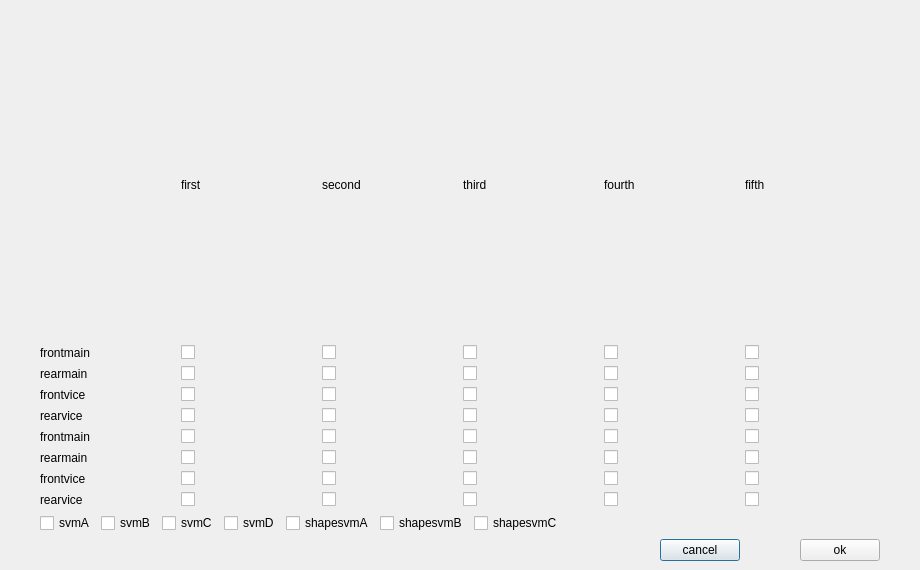
<?xml version="1.0" encoding="UTF-8"?>
<ui version="4.0">
 <class>SetSvmUseDialog</class>
 <widget class="QDialog" name="SetSvmUseDialog">
  <property name="geometry">
   <rect>
    <x>0</x>
    <y>0</y>
    <width>920</width>
    <height>570</height>
   </rect>
  </property>
  <property name="windowTitle">
   <string notr="true">Dialog</string>
  </property>
  <layout class="QVBoxLayout" name="verticalLayout" stretch="4,1,1">
   <property name="spacing">
    <number>6</number>
   </property>
   <property name="leftMargin">
    <number>40</number>
   </property>
   <property name="topMargin">
    <number>30</number>
   </property>
   <property name="rightMargin">
    <number>40</number>
   </property>
   <property name="bottomMargin">
    <number>9</number>
   </property>
   <item>
    <layout class="QGridLayout" name="gridLayout">
     <item row="0" column="1">
      <widget class="QLabel" name="timesLbl1">
       <property name="text">
        <string notr="true">first</string>
       </property>
      </widget>
     </item>
     <item row="0" column="2">
      <widget class="QLabel" name="timesLbl2">
       <property name="text">
        <string notr="true">second</string>
       </property>
      </widget>
     </item>
     <item row="0" column="3">
      <widget class="QLabel" name="timesLbl3">
       <property name="text">
        <string notr="true">third</string>
       </property>
      </widget>
     </item>
     <item row="0" column="4">
      <widget class="QLabel" name="timesLbl4">
       <property name="text">
        <string notr="true">fourth</string>
       </property>
      </widget>
     </item>
     <item row="0" column="5">
      <widget class="QLabel" name="timesLbl5">
       <property name="text">
        <string notr="true">fifth</string>
       </property>
      </widget>
     </item>
     <item row="1" column="0">
      <widget class="QLabel" name="viewLbl1">
       <property name="text">
        <string notr="true">frontmain</string>
       </property>
      </widget>
     </item>
     <item row="1" column="1">
      <widget class="QCheckBox" name="checkBoxfm1">
       <property name="text">
        <string notr="true"/>
       </property>
      </widget>
     </item>
     <item row="1" column="2">
      <widget class="QCheckBox" name="checkBoxfm2">
       <property name="text">
        <string notr="true"/>
       </property>
      </widget>
     </item>
     <item row="1" column="3">
      <widget class="QCheckBox" name="checkBoxfm3">
       <property name="text">
        <string notr="true"/>
       </property>
      </widget>
     </item>
     <item row="1" column="4">
      <widget class="QCheckBox" name="checkBoxfm4">
       <property name="text">
        <string notr="true"/>
       </property>
      </widget>
     </item>
     <item row="1" column="5">
      <widget class="QCheckBox" name="checkBoxfm5">
       <property name="text">
        <string notr="true"/>
       </property>
      </widget>
     </item>
     <item row="2" column="0">
      <widget class="QLabel" name="viewLbl2">
       <property name="text">
        <string notr="true">rearmain</string>
       </property>
      </widget>
     </item>
     <item row="2" column="1">
      <widget class="QCheckBox" name="checkBoxrm1">
       <property name="text">
        <string notr="true"/>
       </property>
      </widget>
     </item>
     <item row="2" column="2">
      <widget class="QCheckBox" name="checkBoxrm2">
       <property name="text">
        <string notr="true"/>
       </property>
      </widget>
     </item>
     <item row="2" column="3">
      <widget class="QCheckBox" name="checkBoxrm3">
       <property name="text">
        <string notr="true"/>
       </property>
      </widget>
     </item>
     <item row="2" column="4">
      <widget class="QCheckBox" name="checkBoxrm4">
       <property name="text">
        <string notr="true"/>
       </property>
      </widget>
     </item>
     <item row="2" column="5">
      <widget class="QCheckBox" name="checkBoxrm5">
       <property name="text">
        <string notr="true"/>
       </property>
      </widget>
     </item>
     <item row="3" column="0">
      <widget class="QLabel" name="viewLbl3">
       <property name="text">
        <string notr="true">frontvice</string>
       </property>
      </widget>
     </item>
     <item row="3" column="1">
      <widget class="QCheckBox" name="checkBoxfv1">
       <property name="text">
        <string notr="true"/>
       </property>
      </widget>
     </item>
     <item row="3" column="2">
      <widget class="QCheckBox" name="checkBoxfv2">
       <property name="text">
        <string notr="true"/>
       </property>
      </widget>
     </item>
     <item row="3" column="3">
      <widget class="QCheckBox" name="checkBoxfv3">
       <property name="text">
        <string notr="true"/>
       </property>
      </widget>
     </item>
     <item row="3" column="4">
      <widget class="QCheckBox" name="checkBoxfv4">
       <property name="text">
        <string notr="true"/>
       </property>
      </widget>
     </item>
     <item row="3" column="5">
      <widget class="QCheckBox" name="checkBoxfv5">
       <property name="text">
        <string notr="true"/>
       </property>
      </widget>
     </item>
     <item row="4" column="0">
      <widget class="QLabel" name="viewLbl4">
       <property name="text">
        <string notr="true">rearvice</string>
       </property>
      </widget>
     </item>
     <item row="4" column="1">
      <widget class="QCheckBox" name="checkBoxrv1">
       <property name="text">
        <string notr="true"/>
       </property>
      </widget>
     </item>
     <item row="4" column="2">
      <widget class="QCheckBox" name="checkBoxrv2">
       <property name="text">
        <string notr="true"/>
       </property>
      </widget>
     </item>
     <item row="4" column="3">
      <widget class="QCheckBox" name="checkBoxrv3">
       <property name="text">
        <string notr="true"/>
       </property>
      </widget>
     </item>
     <item row="4" column="4">
      <widget class="QCheckBox" name="checkBoxrv4">
       <property name="text">
        <string notr="true"/>
       </property>
      </widget>
     </item>
     <item row="4" column="5">
      <widget class="QCheckBox" name="checkBoxrv5">
       <property name="text">
        <string notr="true"/>
       </property>
      </widget>
     </item>
     <item row="5" column="0">
      <widget class="QLabel" name="viewLbl1_2">
       <property name="text">
        <string notr="true">frontmain</string>
       </property>
      </widget>
     </item>
     <item row="5" column="1">
      <widget class="QCheckBox" name="checkBoxfm1_2">
       <property name="text">
        <string notr="true"/>
       </property>
      </widget>
     </item>
     <item row="5" column="2">
      <widget class="QCheckBox" name="checkBoxfm2_2">
       <property name="text">
        <string notr="true"/>
       </property>
      </widget>
     </item>
     <item row="5" column="3">
      <widget class="QCheckBox" name="checkBoxfm3_2">
       <property name="text">
        <string notr="true"/>
       </property>
      </widget>
     </item>
     <item row="5" column="4">
      <widget class="QCheckBox" name="checkBoxfm4_2">
       <property name="text">
        <string notr="true"/>
       </property>
      </widget>
     </item>
     <item row="5" column="5">
      <widget class="QCheckBox" name="checkBoxfm5_2">
       <property name="text">
        <string notr="true"/>
       </property>
      </widget>
     </item>
     <item row="6" column="0">
      <widget class="QLabel" name="viewLbl2_2">
       <property name="text">
        <string notr="true">rearmain</string>
       </property>
      </widget>
     </item>
     <item row="6" column="1">
      <widget class="QCheckBox" name="checkBoxrm1_2">
       <property name="text">
        <string notr="true"/>
       </property>
      </widget>
     </item>
     <item row="6" column="2">
      <widget class="QCheckBox" name="checkBoxrm2_2">
       <property name="text">
        <string notr="true"/>
       </property>
      </widget>
     </item>
     <item row="6" column="3">
      <widget class="QCheckBox" name="checkBoxrm3_2">
       <property name="text">
        <string notr="true"/>
       </property>
      </widget>
     </item>
     <item row="6" column="4">
      <widget class="QCheckBox" name="checkBoxrm4_2">
       <property name="text">
        <string notr="true"/>
       </property>
      </widget>
     </item>
     <item row="6" column="5">
      <widget class="QCheckBox" name="checkBoxrm5_2">
       <property name="text">
        <string notr="true"/>
       </property>
      </widget>
     </item>
     <item row="7" column="0">
      <widget class="QLabel" name="viewLbl3_2">
       <property name="text">
        <string notr="true">frontvice</string>
       </property>
      </widget>
     </item>
     <item row="7" column="1">
      <widget class="QCheckBox" name="checkBoxfv1_2">
       <property name="text">
        <string notr="true"/>
       </property>
      </widget>
     </item>
     <item row="7" column="2">
      <widget class="QCheckBox" name="checkBoxfv2_2">
       <property name="text">
        <string notr="true"/>
       </property>
      </widget>
     </item>
     <item row="7" column="3">
      <widget class="QCheckBox" name="checkBoxfv3_2">
       <property name="text">
        <string notr="true"/>
       </property>
      </widget>
     </item>
     <item row="7" column="4">
      <widget class="QCheckBox" name="checkBoxfv4_2">
       <property name="text">
        <string notr="true"/>
       </property>
      </widget>
     </item>
     <item row="7" column="5">
      <widget class="QCheckBox" name="checkBoxfv5_2">
       <property name="text">
        <string notr="true"/>
       </property>
      </widget>
     </item>
     <item row="8" column="0">
      <widget class="QLabel" name="viewLbl4_2">
       <property name="text">
        <string notr="true">rearvice</string>
       </property>
      </widget>
     </item>
     <item row="8" column="1">
      <widget class="QCheckBox" name="checkBoxrv1_2">
       <property name="text">
        <string notr="true"/>
       </property>
      </widget>
     </item>
     <item row="8" column="2">
      <widget class="QCheckBox" name="checkBoxrv2_2">
       <property name="text">
        <string notr="true"/>
       </property>
      </widget>
     </item>
     <item row="8" column="3">
      <widget class="QCheckBox" name="checkBoxrv3_2">
       <property name="text">
        <string notr="true"/>
       </property>
      </widget>
     </item>
     <item row="8" column="4">
      <widget class="QCheckBox" name="checkBoxrv4_2">
       <property name="text">
        <string notr="true"/>
       </property>
      </widget>
     </item>
     <item row="8" column="5">
      <widget class="QCheckBox" name="checkBoxrv5_2">
       <property name="text">
        <string notr="true"/>
       </property>
      </widget>
     </item>
    </layout>
   </item>
   <item>
    <layout class="QHBoxLayout" name="horizontalLayout">
     <item>
      <widget class="QCheckBox" name="checkBox_svm1">
       <property name="text">
        <string notr="true">svmA</string>
       </property>
      </widget>
     </item>
     <item>
      <widget class="QCheckBox" name="checkBox_svm2">
       <property name="text">
        <string notr="true">svmB</string>
       </property>
      </widget>
     </item>
     <item>
      <widget class="QCheckBox" name="checkBox_svm3">
       <property name="text">
        <string notr="true">svmC</string>
       </property>
      </widget>
     </item>
     <item>
      <widget class="QCheckBox" name="checkBox_svm4">
       <property name="text">
        <string notr="true">svmD</string>
       </property>
      </widget>
     </item>
     <item>
      <widget class="QCheckBox" name="checkBox_shapesvm1">
       <property name="text">
        <string notr="true">shapesvmA</string>
       </property>
      </widget>
     </item>
     <item>
      <widget class="QCheckBox" name="checkBox_shapesvm2">
       <property name="text">
        <string notr="true">shapesvmB</string>
       </property>
      </widget>
     </item>
     <item>
      <widget class="QCheckBox" name="checkBox_shapesvm3">
       <property name="text">
        <string notr="true">shapesvmC</string>
       </property>
      </widget>
     </item>
     <item>
      <spacer name="horizontalSpacer">
       <property name="orientation">
        <enum>Qt::Horizontal</enum>
       </property>
       <property name="sizeHint" stdset="0">
        <size>
         <width>40</width>
         <height>20</height>
        </size>
       </property>
      </spacer>
     </item>
    </layout>
   </item>
   <item>
    <layout class="QHBoxLayout" name="horizontalLayout_2">
     <property name="spacing">
      <number>60</number>
     </property>
     <item>
      <spacer name="horizontalSpacer_2">
       <property name="orientation">
        <enum>Qt::Horizontal</enum>
       </property>
       <property name="sizeHint" stdset="0">
        <size>
         <width>40</width>
         <height>20</height>
        </size>
       </property>
      </spacer>
     </item>
     <item>
      <widget class="QPushButton" name="cancelBtn">
       <property name="text">
        <string notr="true">cancel</string>
       </property>
      </widget>
     </item>
     <item>
      <widget class="QPushButton" name="okBtn">
       <property name="text">
        <string notr="true">ok</string>
       </property>
      </widget>
     </item>
    </layout>
   </item>
  </layout>
 </widget>
 <resources/>
 <connections/>
</ui>
